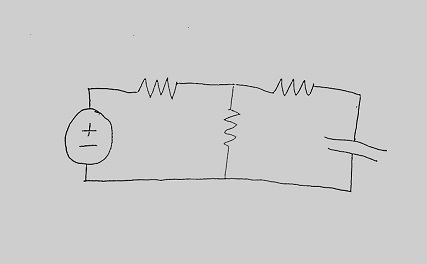
%> input picture scans/scan1a.jpg, 427 x 264 px
$ octave segment2.m   (GNU Octave 9; MATLAB toolbox functions it lacks are replaced by stand-ins)
%> lines starting %> are read from the running program, lines starting %| are printed output that depends on the picture; in (x1, y1, x2, y2) boxes, pixels count from 0 and x2, y2 are one past the last pixel; in counts of white or black regions, pixels touching at a corner belong together; the program's own positions count from 1
clc;clear all;close all;
ckt = imread('scan1a.jpg');
%> ckt is the input picture: size 264x427x3 uint8; min 0, max 250, mean 204
%ckt = imresize(ckt,[2500 2500]);
bwckt = im2bw(ckt);
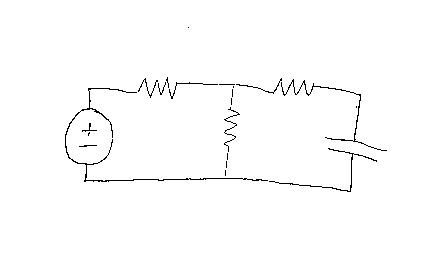
%> bwckt: size 264x427 logical; 98.8% white; black in thin lines or dots, all inside (x1, y1, x2, y2) = (65, 27, 387, 192)
% bwckt = ~imdilate(imrotate(~bwckt, 33, 'loose'),strel('disk',1));
% %simulate rotation
% imshow(bwckt)
% imshow(edge(im2bw(ckt), 'canny', .5, 6))
imshow(bwckt);
imshow(imerode(bwckt, strel('disk',2)));
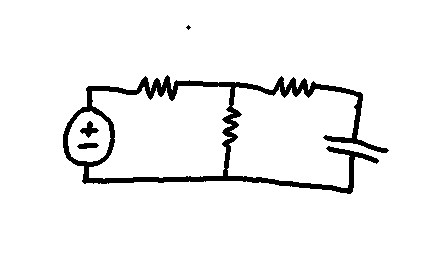
%> displayed picture: size 264x427 logical; 94.5% white; 4 black regions (1 under 20 px), largest, box (x1, y1, x2, y2) and area: (63, 75, 389, 194) 5905, (80, 121, 99, 138) 142, (77, 143, 99, 149) 101
%% Denoising
ratio = round(mean(sum(bwckt))/200); %estimate size
%> ratio = 1

%remove islands smaller than 1/10th of average
removed_specks = 0;
CC = bwconncomp(~bwckt);
%> CC = 21 connected components
avgIslandSize = mean(cellfun(@length, CC.PixelIdxList))
%> avgIslandSize = 66.33
for aa = 1:CC.NumObjects
    if(length(CC.PixelIdxList{aa}) < avgIslandSize/10)
        bwckt(CC.PixelIdxList{aa}) = 1;
        removed_specks = removed_specks+1;
    end
end
%> this loop made 21 passes
%> bwckt: size 264x427 logical; 98.8% white; black in thin lines or dots, all inside (x1, y1, x2, y2) = (65, 77, 387, 192)
removed_specks
%> removed_specks = 5
imshow(bwckt)

thickened = imerode(bwckt, strel('disk',round(ratio)));
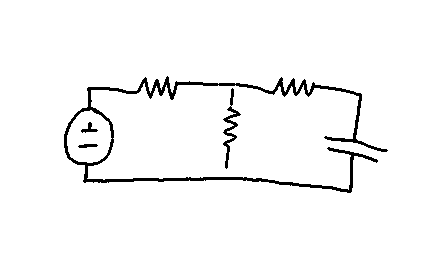
%> thickened: size 264x427 logical; 96.7% white; 4 black regions, box (x1, y1, x2, y2) and area: (64, 76, 388, 193) 3279, (223, 88, 241, 169) 353, (81, 122, 98, 133) 74, (78, 144, 98, 148) 59
figure; imshow(thickened);

%%
edges = edge(thickened);
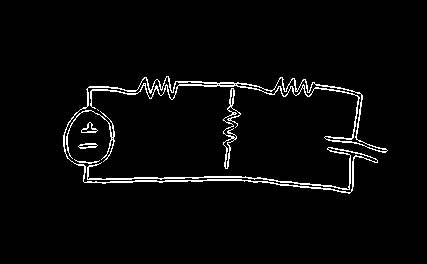
%> edges: size 264x427 logical; 3.2% white in thin lines or dots, all inside (x1, y1, x2, y2) = (63, 76, 388, 194)
corn = corner(thickened, 5);
%> corn = [233 126; 326 138; 236 137; 231 107; 329 149]
[H,theta,rho] = hough(edges);
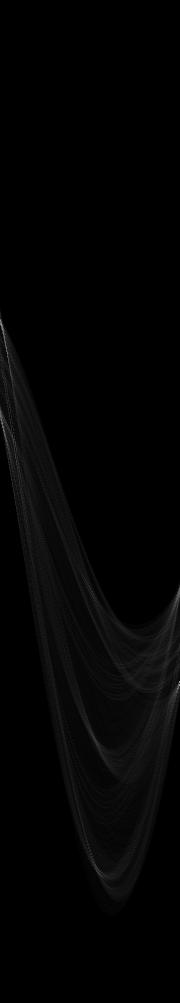
%> H: size 1003x180 double; min 0, max 163, mean 3.6
%> theta = 180 values from -90 to 89; rho = 1003 values from -501 to 501
peaks = houghpeaks(H,5,'threshold',ceil(0.3*max(H(:))));
%> peaks = [686 180; 330 3; 424 3; 348 7; 596 178]
lines = houghlines(edges,theta,rho,peaks);
%> lines = 7 lines; point1 to point2 (x, y): (141, 84) to (353, 91), (205, 177) to (351, 193), (208, 180) to (310, 184), (146, 182) to (203, 182), (135, 178) to (184, 179), (204, 181) to (251, 181), (89, 183) to (133, 183)
figure, imshow(bwckt), hold on
max_len = 0;
for k = 1:length(lines)
   xy = [lines(k).point1; lines(k).point2];
   plot(xy(:,1),xy(:,2),'LineWidth',2,'Color','green');

   % Plot beginnings and ends of lines
   plot(xy(1,1),xy(1,2),'x','LineWidth',2,'Color','yellow');
   plot(xy(2,1),xy(2,2),'x','LineWidth',2,'Color','red');

   % Determine the endpoints of the longest line segment
   len = norm(lines(k).point1 - lines(k).point2);
   if ( len > max_len)
      max_len = len;
      xy_long = xy;
   end
end
%> this loop made 7 passes
%> (len, max_len, xy_long) on passes 1, 2, 5, 6: (47, 47, [204 181; 251 181]), (57, 57, [146 182; 203 182]), (102.1, 102.1, [208 180; 310 184]), (212.1, 212.1, [141 84; 353 91])
%> (xy, len) on passes 3, 4, 7: ([89 183; 133 183], 44), ([135 178; 184 179], 49.01), ([205 177; 351 193], 146.9)

plot(corn(:,1), corn(:,2), 'r*');
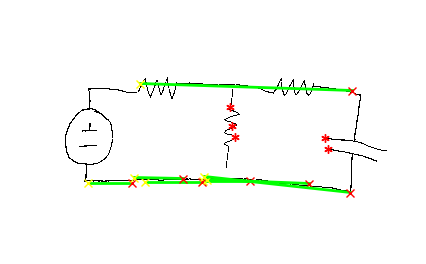
%> figure redrawn from the program's plot data
